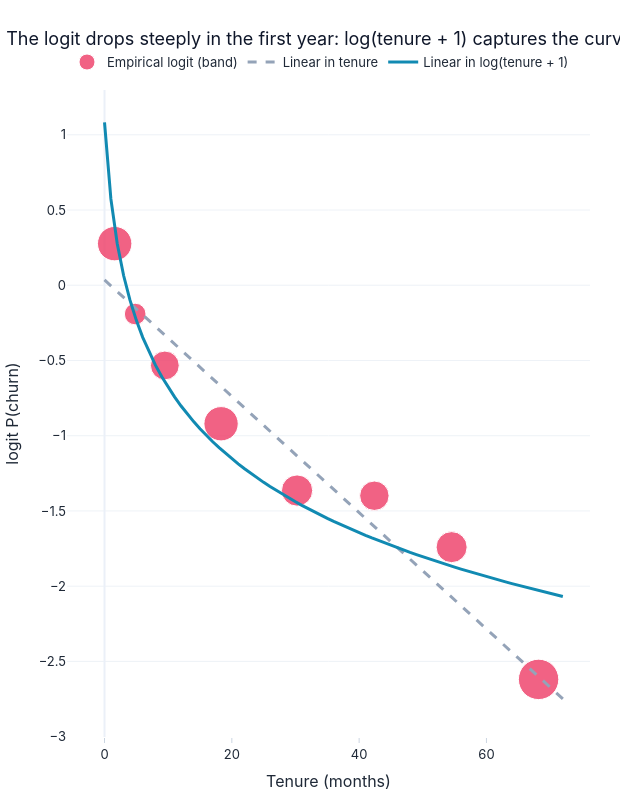

Notebook source saved alongside this figure:
### Code cell
# --- Graph 6: empirical logits vs the linear and log fits (univariate, for visualisation) ---
grid = pd.DataFrame({"tenure": np.arange(0, 73)})
lin = smf.glm("y ~ tenure", train, family=BINOMIAL).fit()
logm = smf.glm("y ~ np.log(tenure + 1)", train, family=BINOMIAL).fit()
to_logit = lambda p_: np.log(p_ / (1 - p_))

fig = go.Figure()
fig.add_trace(go.Scatter(x=emp["mid"], y=emp["logit"], mode="markers", name="Empirical logit (band)",
                         marker=dict(size=np.sqrt(emp["n"]) * 1.2, color=PAL["churn"], opacity=0.85,
                                     line=dict(color="white", width=1)),
                         hovertemplate="mean tenure %{x:.1f}<br>logit %{y:.2f}<extra></extra>"))
fig.add_trace(go.Scatter(x=grid["tenure"], y=to_logit(lin.predict(grid)), mode="lines",
                         name="Linear in tenure", line=dict(color=PAL["grey"], dash="dash", width=3)))
fig.add_trace(go.Scatter(x=grid["tenure"], y=to_logit(logm.predict(grid)), mode="lines",
                         name="Linear in log(tenure + 1)", line=dict(color=PAL["stay"], width=3)))
fig.update_layout(title="The logit drops steeply in the first year: log(tenure + 1) captures the curvature",
                  xaxis_title="Tenure (months)", yaxis_title="logit P(churn)", height=800, width=620)
fig.show()

### Figure 1 — Plotly figure (JSON) as saved in the notebook; plotly's stock layout.template omitted (floating-point values rounded to 4 significant figures)
{"data": [{"hovertemplate": "mean tenure %{x:.1f}<br>logit %{y:.2f}<extra></extra>", "marker": {"color": "#EF476F", "line": {"color": "white", "width": 1}, "opacity": 0.85, "size": [34.43, 21.63, 28.8, 34.32, 31.25, 29.42, 31.06, 40.41]}, "mode": "markers", "name": "Empirical logit (band)", "type": "scatter", "x": [1.594, 4.815, 9.474, 18.31, 30.25, 42.39, 54.53, 68.19], "y": [0.2764, -0.1914, -0.5331, -0.9206, -1.364, -1.399, -1.74, -2.619]}, {"line": {"color": "#94A3B8", "dash": "dash", "width": 3}, "mode": "lines", "name": "Linear in tenure", "type": "scatter", "x": [0, 1, 2, 3, 4, 5, 6, 7, 8, 9, 10, 11, 12, 13, 14, 15, 16, 17, 18, 19, 20, 21, 22, 23, 24, 25, 26, 27, 28, 29, 30, 31, 32, 33, 34, 35, 36, 37, 38, 39, 40, 41, 42, 43, 44, 45, 46, 47, 48, 49, 50, 51, 52, 53, 54, 55, 56, 57, 58, 59, 60, 61, 62, 63, 64, 65, 66, 67, 68, 69, 70, 71, 72], "y": [0.03513, -0.003526, -0.04219, -0.08085, -0.1195, -0.1582, -0.1968, -0.2355, -0.2741, -0.3128, -0.3515, -0.3901, -0.4288, -0.4674, -0.5061, -0.5448, -0.5834, -0.6221, -0.6608, -0.6994, -0.7381, -0.7767, -0.8154, -0.8541, -0.8927, -0.9314, -0.97, -1.009, -1.047, -1.086, -1.125, -1.163, -1.202, -1.241, -1.279, -1.318, -1.357, -1.395, -1.434, -1.473, -1.511, -1.55, -1.589, -1.627, -1.666, -1.705, -1.743, -1.782, -1.821, -1.859, -1.898, -1.937, -1.975, -2.014, -2.053, -2.091, -2.13, -2.169, -2.207, -2.246, -2.284, -2.323, -2.362, -2.4, -2.439, -2.478, -2.516, -2.555, -2.594, -2.632, -2.671, -2.71, -2.748]}, {"line": {"color": "#118AB2", "width": 3}, "mode": "lines", "name": "Linear in log(tenure + 1)", "type": "scatter", "x": [0, 1, 2, 3, 4, 5, 6, 7, 8, 9, 10, 11, 12, 13, 14, 15, 16, 17, 18, 19, 20, 21, 22, 23, 24, 25, 26, 27, 28, 29, 30, 31, 32, 33, 34, 35, 36, 37, 38, 39, 40, 41, 42, 43, 44, 45, 46, 47, 48, 49, 50, 51, 52, 53, 54, 55, 56, 57, 58, 59, 60, 61, 62, 63, 64, 65, 66, 67, 68, 69, 70, 71, 72], "y": [1.083, 0.5735, 0.2758, 0.06454, -0.09931, -0.2332, -0.3464, -0.4444, -0.5309, -0.6083, -0.6783, -0.7422, -0.801, -0.8554, -0.906, -0.9534, -0.9979, -1.04, -1.08, -1.117, -1.153, -1.187, -1.22, -1.251, -1.281, -1.31, -1.338, -1.364, -1.39, -1.415, -1.439, -1.462, -1.485, -1.507, -1.528, -1.549, -1.569, -1.589, -1.608, -1.626, -1.644, -1.662, -1.679, -1.696, -1.713, -1.729, -1.745, -1.76, -1.775, -1.79, -1.805, -1.819, -1.833, -1.847, -1.86, -1.873, -1.886, -1.899, -1.912, -1.924, -1.936, -1.948, -1.96, -1.971, -1.983, -1.994, -2.005, -2.016, -2.027, -2.037, -2.048, -2.058, -2.068]}], "layout": {"height": 800, "title": {"text": "The logit drops steeply in the first year: log(tenure + 1) captures the curvature"}, "width": 620, "xaxis": {"title": {"text": "Tenure (months)"}}, "yaxis": {"title": {"text": "logit P(churn)"}}}}
